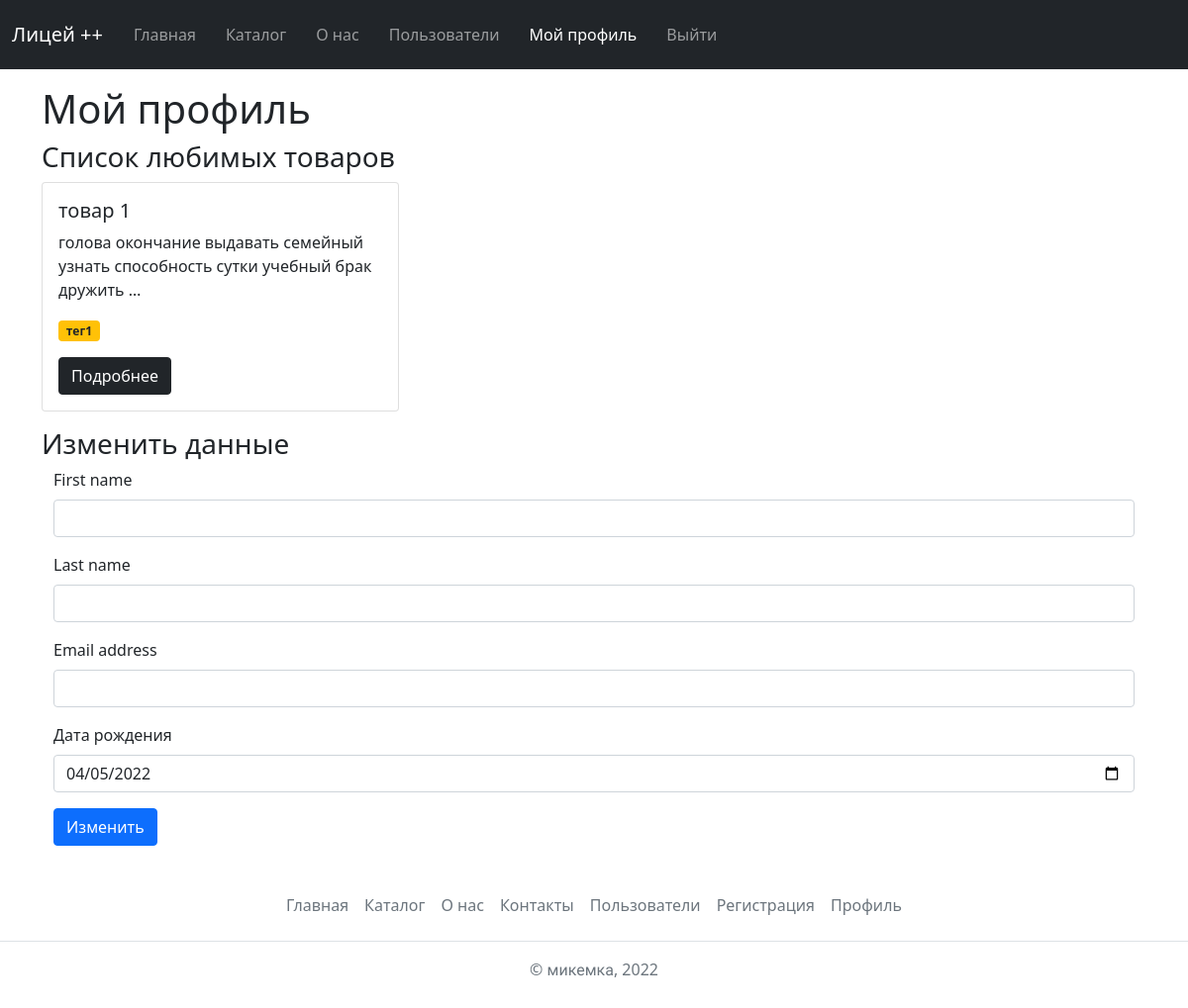
Page /auth/profile/ (signed in) on the committed database.
### catalog/models.py (models this page shows, shortened)
class Item(Published):
    name = models.CharField(
        verbose_name='Название товара',
        max_length=150
    )
    text = models.TextField(
        verbose_name='Текст',
        help_text='Минимум два слова. Обязательно должно содержаться слово превосходно или роскошно', validators=(validate_required_words, validate_words_count)
    )
    tags = models.ManyToManyField(
        verbose_name='Теги',
        to='Tag',
        related_name='items'
    )
    category = models.ForeignKey(
        verbose_name='Категория',
        to='Category',
        related_name='items',
        on_delete=models.RESTRICT
    )
    objects = ItemManager()
    class Meta:
        verbose_name = 'товар'
        verbose_name_plural = 'товары'

class Tag(Slug, Published, Name):
    objects = TagManager()
    def __str__(self) -> str:
        if self.name:
            return self.name
        return self.slug
    class Meta:
        verbose_name = 'тег'
        verbose_name_plural = 'теги'

### users/models.py (models this page shows, shortened)
class Profile(models.Model):
    user = models.OneToOneField(User, on_delete=models.CASCADE)
    birthday = models.DateField(verbose_name='Дата рождения', null=True, blank=True)

### users/views.py (the view)
# urls.py: path('profile/', views.profile, name='profile'),
def profile(request):
    liked_items = Item.objects.user_liked_items(request.user)
    if request.method == 'POST':
        user_form = UserForm(request.POST, instance=request.user)
        profile_form = ProfileForm(request.POST, instance=request.user.profile)
        if user_form.is_valid() and profile_form.is_valid():
            user_form.save()
            profile_form.save()
            return redirect('profile')
    else:
        user_form = UserForm(instance=request.user)
        profile_form = ProfileForm(instance=request.user.profile)
    context = {
        'items': liked_items,
        'user_form': user_form,
        'profile_form': profile_form
    }
    TEMPLATE = 'users/profile.html'
    return render(request, TEMPLATE, context=context)

### users/forms.py
class UserForm(forms.ModelForm, BaseForm):
    class Meta:
        model = User
        fields = ('first_name', 'last_name', 'email')

class ProfileForm(forms.ModelForm, BaseForm):
    class Meta:
        model = Profile
        fields = ('birthday', )
        widgets = {
            'birthday': forms.DateInput(attrs={'type': 'date'})
        }

### catalog/models.py (called while the page is built)
    def published_tags(self):
        return self.filter(is_published=True)

    def user_liked_items(self, user):
        return self.filter(
            pk__in=Rating.objects.filter(
                user=user,
                star=5
            ).values_list('item_id')
        ).prefetch_related(
            Prefetch(
                'tags',
                queryset=Tag.objects.published_tags()
            )
        ).only(
            'name',
            'text',
            'tags__name',
            'category_id',
        )

### templates/users/profile.html (shortened to what this page needs)
{% extends 'base.html' %}
{% block content %}
<div class="container mt-3">
    <h1>Мой профиль</h1>
    {% if items %}
        <h3>Список любимых товаров</h3>
        {% include 'core/item_list_base.html' %}
    {% else %}
        <h3>Любимых товаров нет</h3>
    {% endif %}
    <section class="mt-3">
        <h3>Изменить данные</h3>
        <div class="container">
            <form action="" method="post">
                {% for field in user_form %}
                <div class="mb-3">
                    <label for="{{ field.id_for_label }}" class="form-label">{{ field.label }}</label>
                    {{ field }}
                </div>
                {% endfor %}
                {% for field in profile_form %}
                <div class="mb-3">
                    <label for="{{ field.id_for_label }}" class="form-label">{{ field.label }}</label>
                    {{ field }}
                </div>
                {% endfor %}
                {% block buttons %}
                <button type="submit" class="btn btn-primary">Изменить</button>
                {% endblock %}
            </form>
        </div>
    </section>
</div>
{% endblock %}

### templates/core/item_list_base.html
<div class="row row-cols-1 row-cols-sm-2 row-cols-md-3 g-3">
{% for item in items %}
    <div class="col">
        <div class="card">
            <div class="card-body">
                <h5 class="card-title">{{ item.name }}</h5>
                <p class="card-text">{{ item.text|truncatewords:10 }}</p>
                <p><span class="badge bg-warning text-dark">
                    {{ item.tags.all|join:'</span> <span class="badge bg-warning text-dark">' }}
                </span></p>
                <a href="{% url 'item_detail' pk=item.id %}" class="btn btn-dark">Подробнее</a>
            </div>
        </div>
    </div>
{% empty %}
    <div class="alert alert-danger" role="alert">Список пуст. Эй, админ, добавь инфы!</div>
{% endfor %}
</div>

### static/css/main.css (style rules this page uses)
* { margin: 0; padding: 0; }
html, body { height: 100%; }

### rows in the picture
Item: name "товар 1", text "голова окончание выдавать семейный узнать способность сутки учебный брак дружить …", tags.all "тег1"
Profile: profile_form "04/05/2022"

### other values in the picture
{{ field.label }} "First name" "Last name" "Email address"
{{ field.label }} "Дата рождения"
